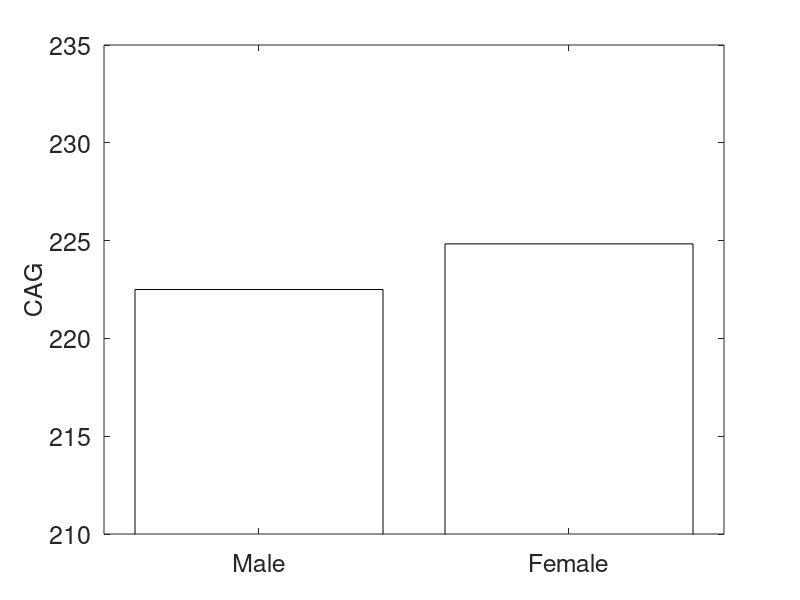

Source code (MATLAB): (Note: this script raises an error after producing the figure.)
clear;
close all;

FemaleData = [227 220 223 227 227 225];
MaleData = [221 220 227 219 223 225];

MeanFemaleData = mean(FemaleData);
MeanMaleData = mean(MaleData);
StdFemaleData = std(FemaleData);
StdMaleData = std(MaleData);

y = [MeanMaleData; MeanFemaleData];
e = [StdMaleData; StdFemaleData];

bar(y, 'w');
set(gca,'YLim', [210,235], 'XTickLabel',{'Male', 'Female'}, 'FontSize', 18);
ylabel('CAG', 'FontSize', 18);
ax = gca; % current axes
ax.FontSize = 16;
% title('CAG Repeat Size');
hold on
errorbar([1, 2], y, e, 'k', 'linestyle', 'none', 'lineWidth', 1);
hold off;